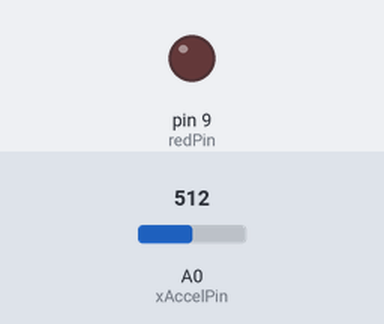
Bench run of a sketch on a simulated Arduino Uno, built with avr-gcc and run on an emulated ATmega328P. On the bench: output pins drawn as LEDs (lit = HIGH). The test bench sets the inputs (shaded band); at power-on: A0 (xAccelPin) = 512.

Above: at 1.2 s.
1.3 s: A0 (xAccelPin) set to 716
At 2.3 s:
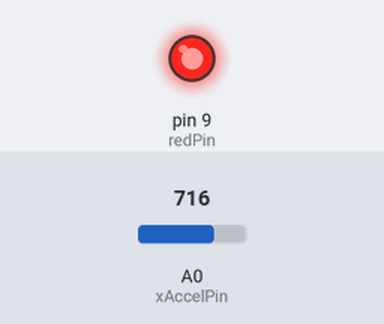
2.8 s: A0 (xAccelPin) set to 603
4.3 s: A0 (xAccelPin) set to 580
At 4.6 s:
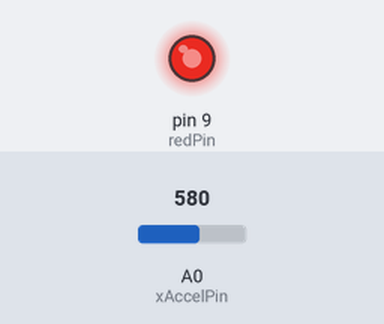
Timing chart, 0 to 7.3 s (numbered marks = the images above; inputs shaded):
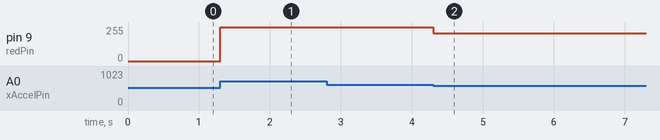

The sketch:

accel_to_color_partial.ino
```cpp
const int xAccelPin = A0;
const int yAccelPin = A1;
const int zAccelPin = A2;

const int redPin = 9;
const int greenPin = 10;
const int bluePin = 11;

const int xLedPin = redPin;
const int yLedPin = bluePin;
const int zLedPin = greenPin;

const int lowerAccelRange = 15;
const int upperAccelRange = 80;

int xAtRestReading;
int yAtRestReading;
int zAtRestReading;

void setup()
{
  xAtRestReading = analogRead(xAccelPin);
  delay(2); // let a2d converter settle

  yAtRestReading = analogRead(yAccelPin);
  delay(2); // let a2d converter settle

  zAtRestReading = analogRead(zAccelPin);
  delay(2); // let a2d converter settle
}


void loop()
{
  int reading, diff, absVal, ledVal;

  reading = analogRead(xAccelPin);
  diff = reading - xAtRestReading;
  absVal = abs(diff);

  ledVal = map(absVal, lowerAccelRange, upperAccelRange, 0, 255);
  ledVal = constrain(ledVal, 0, 255);

  analogWrite(xLedPin, ledVal);
  delay(2); // let a2d converter settle

  // .
  // .
  // .
  // same for y and z

}
```

Measured:
- the behaviour switches between 592 and 591 on A0 (xAccelPin) (found by bisection; images 1 and 2)
- after the input at 1.3 s, pin 9 (redPin): 0/255 → 255/255 at once
- after the input at 2.8 s, every drawn part: stays the same
- after the input at 4.3 s, pin 9 (redPin): 255/255 → 207/255 at once
